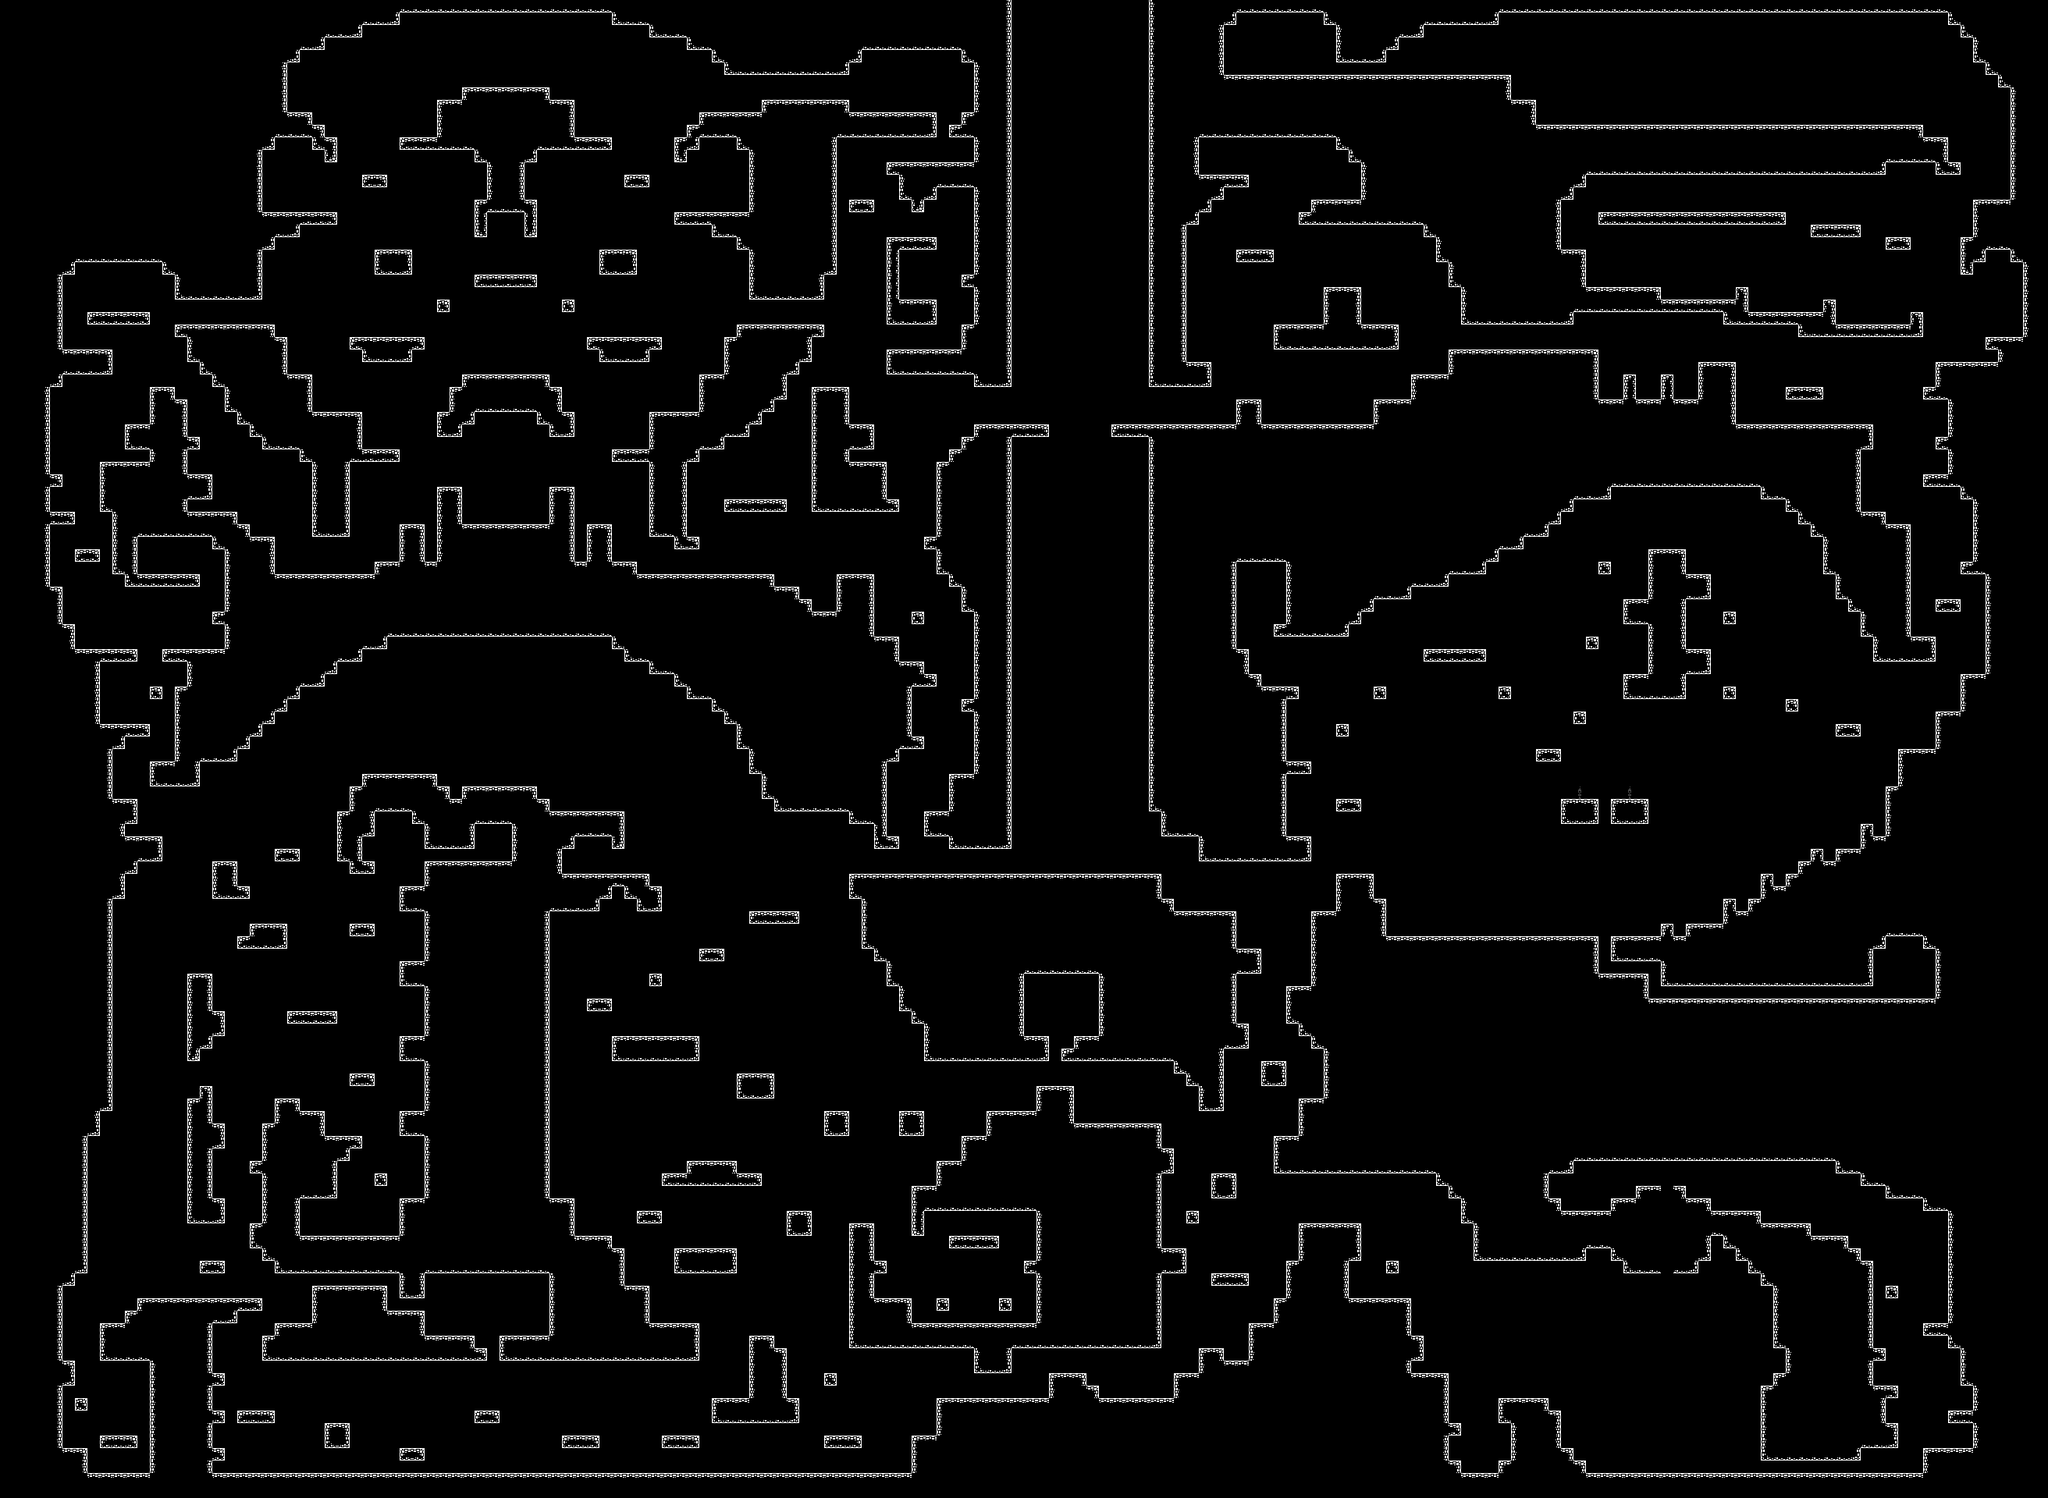

This game map was drawn from its Tiled (.tmx) file and the tilesets committed beside it. A one-line description and the trimmed map source follow:
An orthogonal 164x120 tile map with 16x16 px tiles, 4 tile layers (Background, Collision-Layer, Base-Layer, Foreground), 1 hidden layer not drawn, 3 tilesets and 333 objects (96x coin, 13x groundEnemy, 12x flyingEnemy, 7x spike, 4x key).

<map version="1.10" tiledversion="1.11.2" orientation="orthogonal" renderorder="right-down" width="164" height="120" tilewidth="16" tileheight="16" infinite="0" nextlayerid="13" nextobjectid="1008">
 <editorsettings>
  <export target="final_game.json" format="json" />
 </editorsettings>
 <properties>
  <property name="collides" type="bool" value="true" />
 </properties>
 <tileset firstgid="1" name="1-bit-transparent" tilewidth="16" tileheight="16" tilecount="400" columns="20">
  <image source="monochrome_tilemap_transparent_packed.png" width="320" height="320" />
  <tile id="12">
   <properties>
    <property name="collides" type="bool" value="true" />
   </properties>
  </tile>
  <tile id="32">
   <properties>
    <property name="collides" type="bool" value="true" />
   </properties>
  </tile>
  <tile id="44">
   <properties>
    <property name="collides" type="bool" value="true" />
   </properties>
  </tile>
  <tile id="45">
   <properties>
    <property name="collides" type="bool" value="true" />
   </properties>
  </tile>
  <tile id="46">
   <properties>
    <property name="collides" type="bool" value="true" />
   </properties>
  </tile>
  <tile id="47">
   <properties>
    <property name="collides" type="bool" value="true" />
   </properties>
  </tile>
  <tile id="52">
   <properties>
    <property name="collides" type="bool" value="true" />
   </properties>
  </tile>
  <tile id="123">
   <properties>
    <property name="collides" type="bool" value="true" />
   </properties>
  </tile>
  <tile id="124">
   <properties>
    <property name="collides" type="bool" value="true" />
   </properties>
  </tile>
  <tile id="125">
   <properties>
    <property name="collides" type="bool" value="true" />
   </properties>
  </tile>
  <tile id="126">
   <properties>
    <property name="collides" type="bool" value="true" />
   </properties>
  </tile>
  <tile id="225">
   <properties>
    <property name="collides" type="bool" value="true" />
   </properties>
  </tile>
  <tile id="226">
   <properties>
    <property name="collides" type="bool" value="true" />
   </properties>
  </tile>
  <tile id="227">
   <properties>
    <property name="collides" type="bool" value="true" />
   </properties>
  </tile>
  <tile id="228">
   <properties>
    <property name="collides" type="bool" value="true" />
   </properties>
  </tile>
  <tile id="229">
   <properties>
    <property name="collides" type="bool" value="true" />
   </properties>
  </tile>
  <tile id="247">
   <properties>
    <property name="collides" type="bool" value="true" />
   </properties>
  </tile>
  <tile id="249">
   <properties>
    <property name="collides" type="bool" value="true" />
   </properties>
  </tile>
  <tile id="267">
   <properties>
    <property name="collides" type="bool" value="true" />
   </properties>
  </tile>
  <tile id="268">
   <properties>
    <property name="collides" type="bool" value="true" />
   </properties>
  </tile>
  <tile id="269">
   <properties>
    <property name="collides" type="bool" value="true" />
   </properties>
  </tile>
  <tile id="357">
   <properties>
    <property name="collides" type="bool" value="true" />
   </properties>
  </tile>
  <tile id="358">
   <properties>
    <property name="collides" type="bool" value="true" />
   </properties>
  </tile>
  <tile id="359">
   <properties>
    <property name="collides" type="bool" value="true" />
   </properties>
  </tile>
  <tile id="377">
   <properties>
    <property name="collides" type="bool" value="true" />
   </properties>
  </tile>
  <tile id="378">
   <properties>
    <property name="collides" type="bool" value="true" />
   </properties>
  </tile>
  <tile id="379">
   <properties>
    <property name="collides" type="bool" value="true" />
   </properties>
  </tile>
  <tile id="397">
   <properties>
    <property name="collides" type="bool" value="true" />
   </properties>
  </tile>
  <tile id="398">
   <properties>
    <property name="collides" type="bool" value="true" />
   </properties>
  </tile>
  <tile id="399">
   <properties>
    <property name="collides" type="bool" value="true" />
   </properties>
  </tile>
 </tileset>
 <tileset firstgid="401" name="black_tile" tilewidth="16" tileheight="16" tilecount="1" columns="1">
  <image source="black_tile.png" width="16" height="16" />
  <tile id="0">
   <properties>
    <property name="collides" type="bool" value="true" />
   </properties>
  </tile>
 </tileset>
 <tileset firstgid="402" name="crystal_tilemap" tilewidth="16" tileheight="16" tilecount="176" columns="16">
  <image source="crystal_tilemap.png" width="256" height="176" />
 </tileset>
 <layer id="5" name="Black" width="164" height="120" visible="0">
  <data>[19680 cells, 1200 non-empty, 1 distinct tile ids]</data>
 </layer>
 <layer id="3" name="Background" width="164" height="120" opacity="0.27">
  <data>[19680 cells, 2 non-empty, 1 distinct tile ids]</data>
 </layer>
 <layer id="1" name="Collision-Layer" width="164" height="120">
  <data>[19680 cells, 9536 non-empty, 1 distinct tile ids]</data>
 </layer>
 <layer id="10" name="Base-Layer" width="164" height="120">
  <data>[19680 cells, 2944 non-empty, 12 distinct tile ids]</data>
 </layer>
 <objectgroup id="9" name="Exit" visible="0">
  <object id="563" gid="57" x="1632" y="96" width="16" height="16" />
 </objectgroup>
 <objectgroup id="12" name="EnemySpawns">
  <object id="978" type="groundEnemy" x="928" y="736">
   <properties>
    <property name="patrolMax" type="int" value="300" />
    <property name="patrolMin" value="100" />
   </properties>
   <point />
  </object>
  <object id="980" type="groundEnemy" x="1680" y="544">
   <properties>
    <property name="patrolMax" type="int" value="300" />
    <property name="patrolMin" value="100" />
   </properties>
   <point />
  </object>
  <object id="981" type="groundEnemy" x="224" y="1664">
   <properties>
    <property name="patrolMax" type="int" value="300" />
    <property name="patrolMin" value="100" />
   </properties>
   <point />
  </object>
  </objectgroup>
 <objectgroup id="7" name="Spikes">
  <!-- 307 objects omitted --></objectgroup>
 <objectgroup id="6" name="Coins">
  <!-- 104 objects omitted --></objectgroup>
 <objectgroup id="8" name="Gate">
  <!-- 8 objects omitted --></objectgroup>
 <objectgroup id="11" name="Keys">
  <!-- 4 objects omitted --></objectgroup>
 <layer id="4" name="Foreground" width="164" height="120">
  <data>[19680 cells, 1 non-empty, 1 distinct tile ids]</data>
 </layer>
</map>
<!-- 329 of 333 objects omitted -->